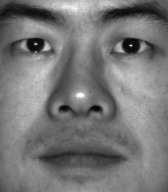
#> input picture Data/Yale-B02/yaleB02_P00A+000E+00.pgm, 168 x 192 px; its folder holds only this picture in this run
$ jupyter execute --allow-errors ML_project_subgradient.ipynb
#> lines starting #> are read from the running program, lines starting #| are printed output that depends on the picture
# Subgradient Method

[cell 1]
from PIL import Image
import numpy as np
import random
import matplotlib.pyplot as plt
from tqdm import tqdm
import cv2
import pandas as pd
import seaborn as sns

[cell 2]
sns.set(context='notebook', style='darkgrid', font_scale=1)

[cell 3]
def create_S(p,d,n):
#> called with p = 0.3, d = 50, n = 50
    s = np.zeros(d*n)

    change_list = random.sample(range(int(d*n)),int(p*d*n))
    for i in change_list:
        s[i] = np.random.normal(0, 10)

    s = s.reshape(50,50)
    return s

[cell 4]
def subgradient(X,U_0,V_0,alpha,flag = False, L_star = None):
#> called with U_0 = array of shape (50, 5), V_0 = array of shape (50, 5), alpha = 0.1, flag = False
    U = U_0
    V = V_0
    error_list = []
    if flag ==  False:
        error_list.append(np.linalg.norm(U.dot(V.T)-L_star, 2))
    if flag == True:
        error_list.append(np.sum(np.abs(X-np.dot(U, V.T))))
    for n in tqdm(range(2000)):
        grad = np.sign(X-U.dot(V.T))
        Ugrad = -grad.dot(V)
        Vgrad = -np.dot(grad.T,U)
        U = U-alpha/np.sqrt(n + 1)* Ugrad
        V = V -alpha/np.sqrt(n + 1)* Vgrad
        if flag ==  False:
            error_list.append(np.linalg.norm(U.dot(V.T)-L_star, 2))
        if flag == True:
            error_list.append(np.sum(np.abs(X-np.dot(U, V.T))))
    return U, V, error_list

## Artificial Dataset

[cell 5]
U_0 = np.random.randn(50, 5)
V_0 = np.random.randn(50, 5)

[cell 6]
U_star = np.random.randn(50, 5)
V_star = np.random.randn(50, 5)
L_star = U_star.dot(V_star.T)

[cell 7]
s = create_S(0.3,50,50)
X = U_star.dot(V_star.T)+s
U_result,V_result,Error = subgradient(X,U_0,V_0,0.1,False, L_star)

[cell 8]
iteration = np.argmin(Error)
value = Error[iteration]
print('the iteration which achieves minimum error is {}'.format(iteration))
print('the minimum value is {}'.format(round(value,2)))

[cell 9]
plt.figure(figsize=(7,7))
plt.plot(Error)
plt.xlabel('iteration number')
plt.ylabel(r"$||U_kV_k^{T}-L^{\star}||_F$")
plt.savefig('fig.pdf')
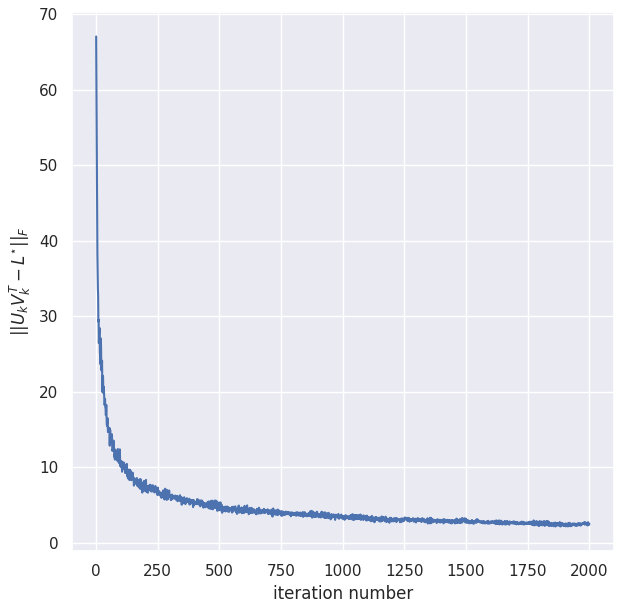
#> figure drawn by matplotlib, 1 panel; curve peaks at x = 0, y = 67.07
plt.show()

[cell 10]
p = np.arange(0.1,0.85,0.1)
Result = []
for i in p:
    s = create_S(i,50,50)
    X = U_star.dot(V_star.T)+s
    U_result,V_result, Error  = subgradient(X,U_0,V_0,0.1, False, L_star)
    Result.append(Error[1999])

[cell 11]
plt.figure(figsize=(7,7))
plt.plot(p,Result)
plt.xlabel(r'$p$')
plt.ylabel(r"$||U_kV_k^{T}-L^{\star}||_F$")
plt.savefig('Figure 2.pdf')
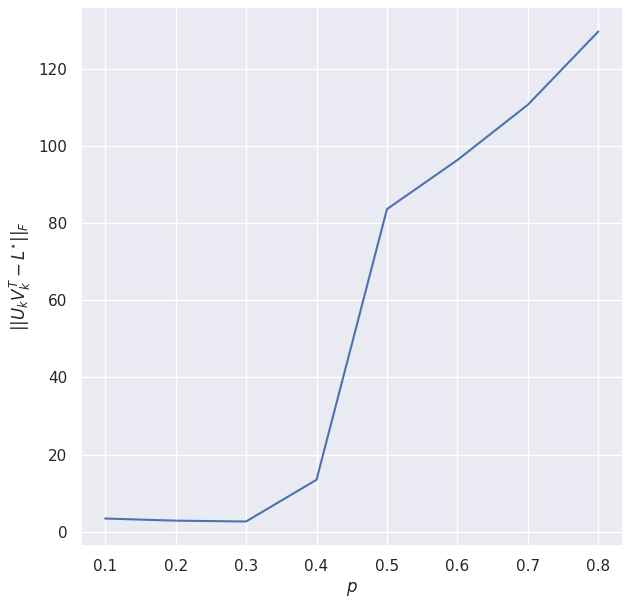
#> figure drawn by matplotlib, 1 panel
plt.show()

## The Yale-B02 dataset

[cell 12]
import os
image_path = '../Data/Yale-B02/'
image_name = os.listdir(image_path)
image0 = Image.open(image_path+image_name[0])
#> image0 is the input picture: PIL image 168x192 L; min 6, max 255, mean 119.3
image0 = np.array(image0)

n = len(image_name)
d = image0.size
#> d = 32256
r = 3
X = np.zeros((d, n))

for i in range(n):
    image = Image.open(image_path+image_name[i])
    image = np.array(image).reshape(d)
    X[:, i] = image
X.shape
#> Out = (32256, 1)

[cell 13]
U_0 = np.random.randn(d,r)
V_0 = np.random.randn(n,r)

[cell 14]
U, V, error_list = subgradient(X, U_0, V_0,0.001,True)
#> V = [[102.1, 27.99, 19.15]]

[cell 15]
plt.figure(figsize=(7,7))
plt.plot(error_list)
plt.xlabel('iteration number')
plt.ylabel(r"$||X-U_kV_k^{T}||_1$")
plt.savefig('Figure 5.pdf')
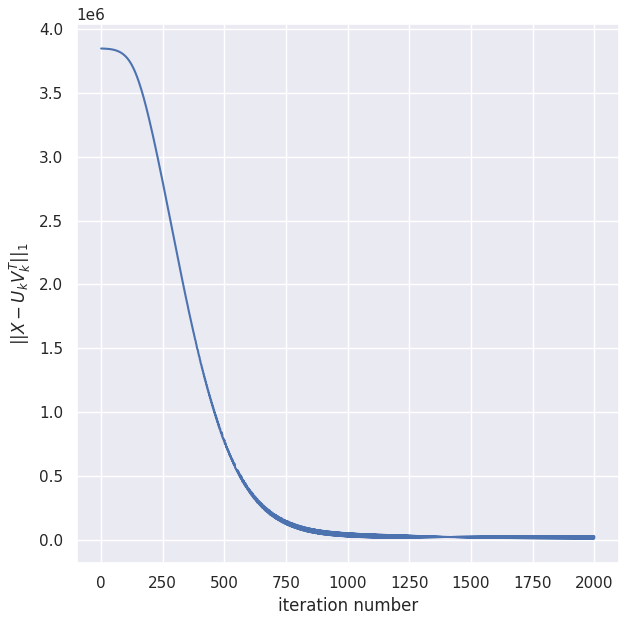
#> figure drawn by matplotlib, 1 panel; curve peaks at x = 0, y = 3847242.4
plt.show()

[cell 16]
plt.figure(figsize=(16,16))
plt.subplot(131)
plt.imshow(np.array(image0), cmap='gray')
plt.title(r"$X(:,j)$", size=20)
plt.axis('off')

plt.subplot(132)
New_iamge0 = np.dot(U, V.T)[:,0].reshape(192, 168)
plt.imshow(New_iamge0, cmap="gray")
plt.title(r"$\hat L(:,j)$", size=20)
plt.axis('off')

plt.subplot(133)
S = np.array(image0) - New_iamge0
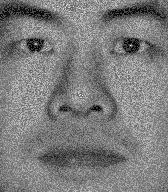
#> S: shape (192, 168) float64; min -0.209, max 1.85, mean 0.8; drawn with min black and max white
plt.imshow(S, cmap="gray")
plt.title(r"$\hat S(:,j)$", size=20)
plt.axis('off')

plt.savefig('Figure 6.pdf')
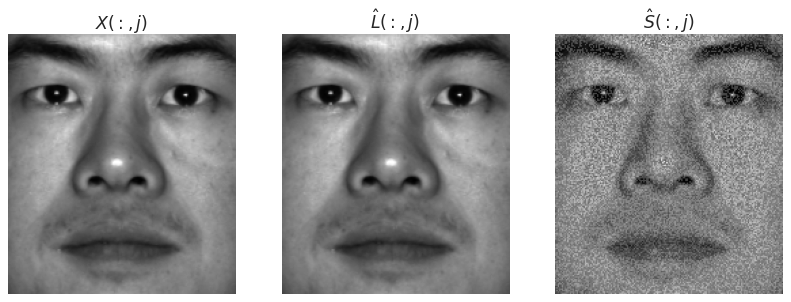
#> figure drawn by matplotlib, 3 panels
plt.show()

## Escalator video dataset

[cell 17]
video_path = "../Data/"
video_row = 130
video_col = 160

#> (a cell that did not finish here is left out)

#> (a cell that did not finish here is left out)

#> (a cell that did not finish here is left out)

#> (a cell that did not finish here is left out)

[cell 22]
U_0 = np.random.randn(d, r)
V_0 = np.random.randn(n, r)
#> V_0 = [[0.142, 1.17, 0.521]]

[cell 23]
U_result,V_result,error_list  = subgradient(X, U_0, V_0,0.001,True)
#> V_result = [[29.28, 104.6, -8.09]]

[cell 24]
sns.set(context='notebook', style='darkgrid', font_scale=1)
plt.figure(figsize=(7,7))
plt.plot(error_list)
plt.xlabel('iteration number')
plt.ylabel(r"$||X-U_kV_k^{T}||_1$")
plt.savefig('Figure 9.pdf')
#> figure, not shown here; curve peaks at x = 0, y = 3846650.9
plt.show()

$ run again, on Data/Yale-B02/yaleB02_P00A+000E-20.pgm
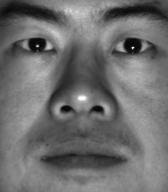
#> input picture Data/Yale-B02/yaleB02_P00A+000E-20.pgm, 168 x 192 px
#> image0 is the input picture: PIL image 168x192 L; min 4, max 255, mean 110.5
#> `S = np.array(image0) - New_iamge0`:
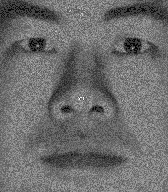
#> S: shape (192, 168) float64; min -0.2, max 2.05, mean 0.765; drawn with min black and max white
#> `plt.savefig('Figure 6.pdf')`:
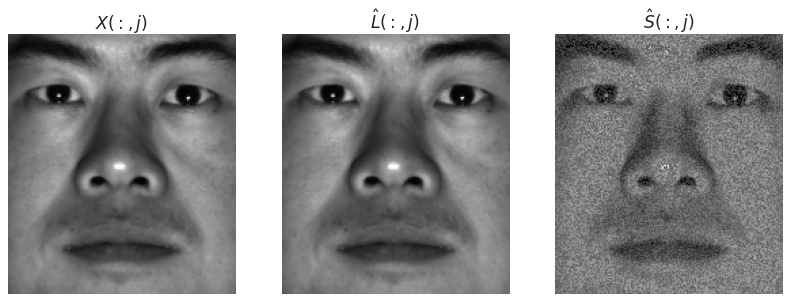
#> figure drawn by matplotlib, 3 panels

$ run again, on Data/Yale-B02/yaleB02_P00A+005E+10.pgm
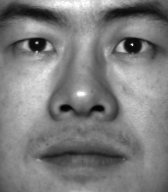
#> input picture Data/Yale-B02/yaleB02_P00A+005E+10.pgm, 168 x 192 px
#> image0 is the input picture: PIL image 168x192 L; min 3, max 255, mean 126
#> `S = np.array(image0) - New_iamge0`:
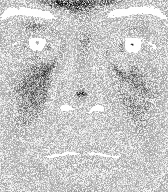
#> S: shape (192, 168) float64; min -1.53, max 0.00539, mean -0.33; drawn with min black and max white
#> `plt.savefig('Figure 6.pdf')`:
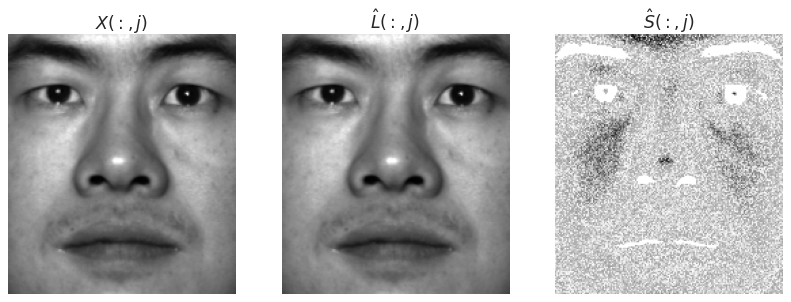
#> figure drawn by matplotlib, 3 panels
